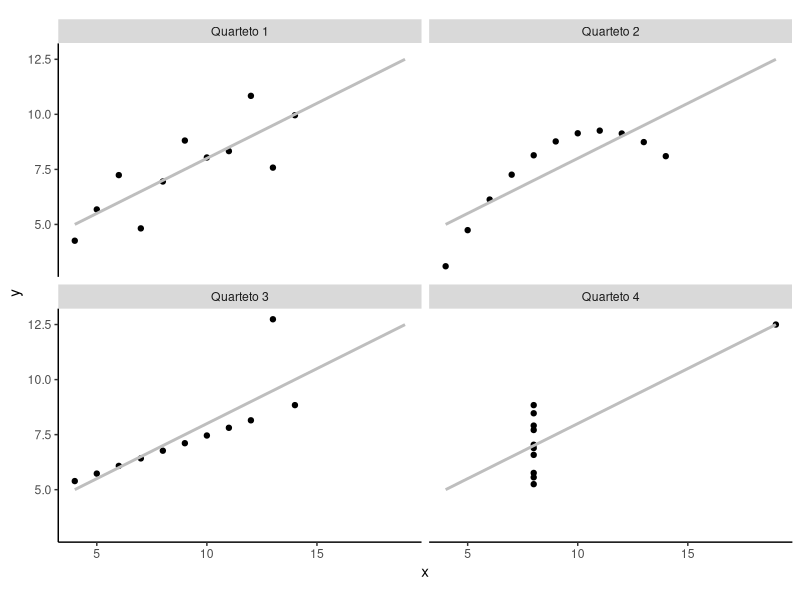

Write R code to recreate this figure.
## ---- chunk 1
library(dplyr)
anscombe.dt <- datasets::anscombe
anscombe.dt$ID <- seq(1, dim(anscombe.dt)[1])
anscombe.dt <- anscombe.dt[c(9, 1:8)]

# exibe a tabela de dados
kableExtra::kable(
    anscombe.dt,
    align = "c",
    format = ifelse(knitr::is_html_output(), "html", "latex"),
    booktabs = TRUE,
    linesep = "",
    escape = FALSE,
    caption = "Quarteto de Anscombe."
) %>%
    kableExtra::kable_styling(
        latex_options = c("basic"),
        bootstrap_options = c("basic", "hover", "condensed", "responsive"),
        full_width = ifelse(knitr::is_html_output(), T, T),
        position = "center"
    ) %>%
    kableExtra::row_spec(0,
                         bold = TRUE,
                         extra_css = "border-top: 1px solid; border-bottom: 1px solid") %>%
    kableExtra::column_spec(1, bold = TRUE) %>%
    kableExtra::row_spec(dim(anscombe.dt)[1],
                         extra_css = "border-bottom: 1px solid")

anscombe.dt <- anscombe.dt %>% dplyr::select(-ID)

cat('<br>')
cat('<br>')

# exibe a tabela descritiva
anscombe.summ <- data.frame(
    "Quarteto 1" = c(NA, NA, NA, NA, NA, NA, NA, NA),
    "Quarteto 2" = c(NA, NA, NA, NA, NA, NA, NA, NA),
    "Quarteto 3" = c(NA, NA, NA, NA, NA, NA, NA, NA),
    "Quarteto 4" = c(NA, NA, NA, NA, NA, NA, NA, NA)
)
ff <- y ~ x
mods <- setNames(as.list(1:4), paste0("lm", 1:4))
for (i in 1:4) {
    ff[2:3] <- lapply(paste0(c("y", "x"), i), as.name)
    mods[[i]] <- lmi <- lm(ff, data = anscombe.dt)
    # observacoes
    anscombe.summ[1, i] <- dim(anscombe.dt)[1]
    # media x,y
    anscombe.summ[2, i] <- mean(anscombe.dt[, paste0("x", i)])
    anscombe.summ[3, i] <- mean(anscombe.dt[, paste0("y", i)])
    # variancia x,y
    anscombe.summ[4, i] <- var(anscombe.dt[, paste0("x", i)])
    anscombe.summ[5, i] <- var(anscombe.dt[, paste0("y", i)])
    # correlacao
    anscombe.summ[6, i] <-
        cor(anscombe.dt[, paste0("x", i)], anscombe.dt[, paste0("y", i)])
    # coeficiente angular
    anscombe.summ[7, i] <- coef(lmi)[2]
    # coeficiente linear
    anscombe.summ[8, i] <- coef(lmi)[1]
    # coeficiente de determinacao
    anscombe.summ[9, i] <- summary(lmi)$r.squared
}
rownames(anscombe.summ) <-
    c(
        "Observações",
        "Média x",
        "Média y",
        "Variância x",
        "Variância y",
        "Correlação",
        "Coeficiente angular",
        "Coeficiente linear",
        "Coeficiente de determinação"
    )
anscombe.summ <- round(anscombe.summ, 2)

# exibe a tabela de dados
kableExtra::kable(
    anscombe.summ,
    align = "c",
    format = ifelse(knitr::is_html_output(), "html", "latex"),
    booktabs = TRUE,
    linesep = "",
    escape = FALSE,
    caption = "Análise descritiva do Quarteto de Anscombe demostrando os conjuntos de dados bivariados com parâmetros quase idênticos."
) %>%
    kableExtra::kable_styling(
        latex_options = c("basic"),
        bootstrap_options = c("basic", "hover", "condensed", "responsive"),
        full_width = ifelse(knitr::is_html_output(), T, T),
        position = "center"
    ) %>%
    kableExtra::row_spec(0,
                         bold = TRUE,
                         extra_css = "border-top: 1px solid; border-bottom: 1px solid") %>%
    kableExtra::column_spec(1, bold = TRUE) %>%
    kableExtra::row_spec(dim(anscombe.summ)[1],
                         extra_css = "border-bottom: 1px solid")
## ---- chunk 2
library(dplyr)
anscombe.dt <- datasets::anscombe
anscombe.dt$ID <- seq(1, dim(anscombe.dt)[1])

# exibe o gráfico
datLong <- data.frame(
    group  = paste0("Quarteto ",  rep(1:4, each = 11)),
    x = unlist(anscombe.dt[, c(1:4)]),
    y = unlist(anscombe.dt[, c(5:8)])
)
rownames(datLong) <- NULL
ggplot2::ggplot(data = datLong,
                mapping = ggplot2::aes(x = x, y = y, group = group)) +
    ggplot2::geom_point(fill = "black") +
    ggplot2::geom_smooth(
        method = "lm",
        se = FALSE,
        fullrange = TRUE,
        colour = "grey"
    ) +
    ggplot2::facet_wrap( ~ group) +
    ggplot2::theme(
        panel.background = ggplot2::element_blank(),
        panel.grid.major = ggplot2::element_blank(),
        panel.grid.minor = ggplot2::element_blank(),
        axis.line = ggplot2::element_line(colour = "black")
    ) +
    ggplot2::theme(legend.key = ggplot2::element_blank()) +
    ggplot2::coord_fixed()
